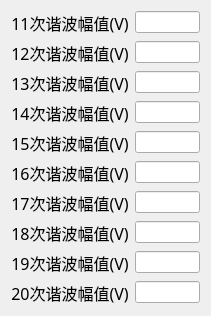
      <widget class="QWidget" name="layoutWidget_4">
       <property name="geometry">
        <rect>
         <x>340</x>
         <y>320</y>
         <width>211</width>
         <height>256</height>
        </rect>
       </property>
       <layout class="QFormLayout" name="formLayout_18">
        <item row="0" column="0">
         <widget class="QLabel" name="label_227">
          <property name="font">
           <font>
            <family>楷体</family>
            <pointsize>12</pointsize>
           </font>
          </property>
          <property name="text">
           <string>11次谐波幅值(V)</string>
          </property>
          <property name="alignment">
           <set>Qt::AlignCenter</set>
          </property>
         </widget>
        </item>
        <item row="0" column="1">
         <widget class="QLineEdit" name="shiyicixiebofuzhi"/>
        </item>
        <item row="1" column="0">
         <widget class="QLabel" name="label_228">
          <property name="font">
           <font>
            <family>楷体</family>
            <pointsize>12</pointsize>
           </font>
          </property>
          <property name="text">
           <string>12次谐波幅值(V)</string>
          </property>
          <property name="alignment">
           <set>Qt::AlignCenter</set>
          </property>
         </widget>
        </item>
        <item row="1" column="1">
         <widget class="QLineEdit" name="shiercixiebofuzhi"/>
        </item>
        <item row="2" column="0">
         <widget class="QLabel" name="label_229">
          <property name="font">
           <font>
            <family>楷体</family>
            <pointsize>12</pointsize>
           </font>
          </property>
          <property name="text">
           <string>13次谐波幅值(V)</string>
          </property>
          <property name="alignment">
           <set>Qt::AlignCenter</set>
          </property>
         </widget>
        </item>
        <item row="2" column="1">
         <widget class="QLineEdit" name="shisancixiebofuzhi"/>
        </item>
        <item row="3" column="0">
         <widget class="QLabel" name="label_230">
          <property name="font">
           <font>
            <family>楷体</family>
            <pointsize>12</pointsize>
           </font>
          </property>
          <property name="text">
           <string>14次谐波幅值(V)</string>
          </property>
          <property name="alignment">
           <set>Qt::AlignCenter</set>
          </property>
         </widget>
        </item>
        <item row="3" column="1">
         <widget class="QLineEdit" name="shisicixiebofuzhi"/>
        </item>
        <item row="4" column="0">
         <widget class="QLabel" name="label_231">
          <property name="font">
           <font>
            <family>楷体</family>
            <pointsize>12</pointsize>
           </font>
          </property>
          <property name="text">
           <string>15次谐波幅值(V)</string>
          </property>
          <property name="alignment">
           <set>Qt::AlignCenter</set>
          </property>
         </widget>
        </item>
        <item row="4" column="1">
         <widget class="QLineEdit" name="shiwucixiebofuzhi"/>
        </item>
        <item row="5" column="0">
         <widget class="QLabel" name="label_232">
          <property name="font">
           <font>
            <family>楷体</family>
            <pointsize>12</pointsize>
           </font>
          </property>
          <property name="text">
           <string>16次谐波幅值(V)</string>
          </property>
          <property name="alignment">
           <set>Qt::AlignCenter</set>
          </property>
         </widget>
        </item>
        <item row="5" column="1">
         <widget class="QLineEdit" name="shiliucixiebofuzhi"/>
        </item>
        <item row="6" column="0">
         <widget class="QLabel" name="label_233">
          <property name="font">
           <font>
            <family>楷体</family>
            <pointsize>12</pointsize>
           </font>
          </property>
          <property name="text">
           <string>17次谐波幅值(V)</string>
          </property>
          <property name="alignment">
           <set>Qt::AlignCenter</set>
          </property>
         </widget>
        </item>
        <item row="6" column="1">
         <widget class="QLineEdit" name="shiqicixiebofuzhi"/>
        </item>
        <item row="7" column="0">
         <widget class="QLabel" name="label_234">
          <property name="font">
           <font>
            <family>楷体</family>
            <pointsize>12</pointsize>
           </font>
          </property>
          <property name="text">
           <string>18次谐波幅值(V)</string>
          </property>
          <property name="alignment">
           <set>Qt::AlignCenter</set>
          </property>
         </widget>
        </item>
        <item row="7" column="1">
         <widget class="QLineEdit" name="shibacixiebofuzhi"/>
        </item>
        <item row="8" column="0">
         <widget class="QLabel" name="label_235">
          <property name="font">
           <font>
            <family>楷体</family>
            <pointsize>12</pointsize>
           </font>
          </property>
          <property name="text">
           <string>19次谐波幅值(V)</string>
          </property>
          <property name="alignment">
           <set>Qt::AlignCenter</set>
          </property>
         </widget>
        </item>
        <item row="8" column="1">
         <widget class="QLineEdit" name="shijiucixiebofuzhi"/>
        </item>
        <item row="9" column="0">
         <widget class="QLabel" name="label_236">
          <property name="font">
           <font>
            <family>楷体</family>
            <pointsize>12</pointsize>
           </font>
          </property>
          <property name="text">
           <string>20次谐波幅值(V)</string>
          </property>
          <property name="alignment">
           <set>Qt::AlignCenter</set>
          </property>
         </widget>
        </item>
        <item row="9" column="1">
         <widget class="QLineEdit" name="ershicixiebofuzhi"/>
        </item>
       </layout>
      </widget>
